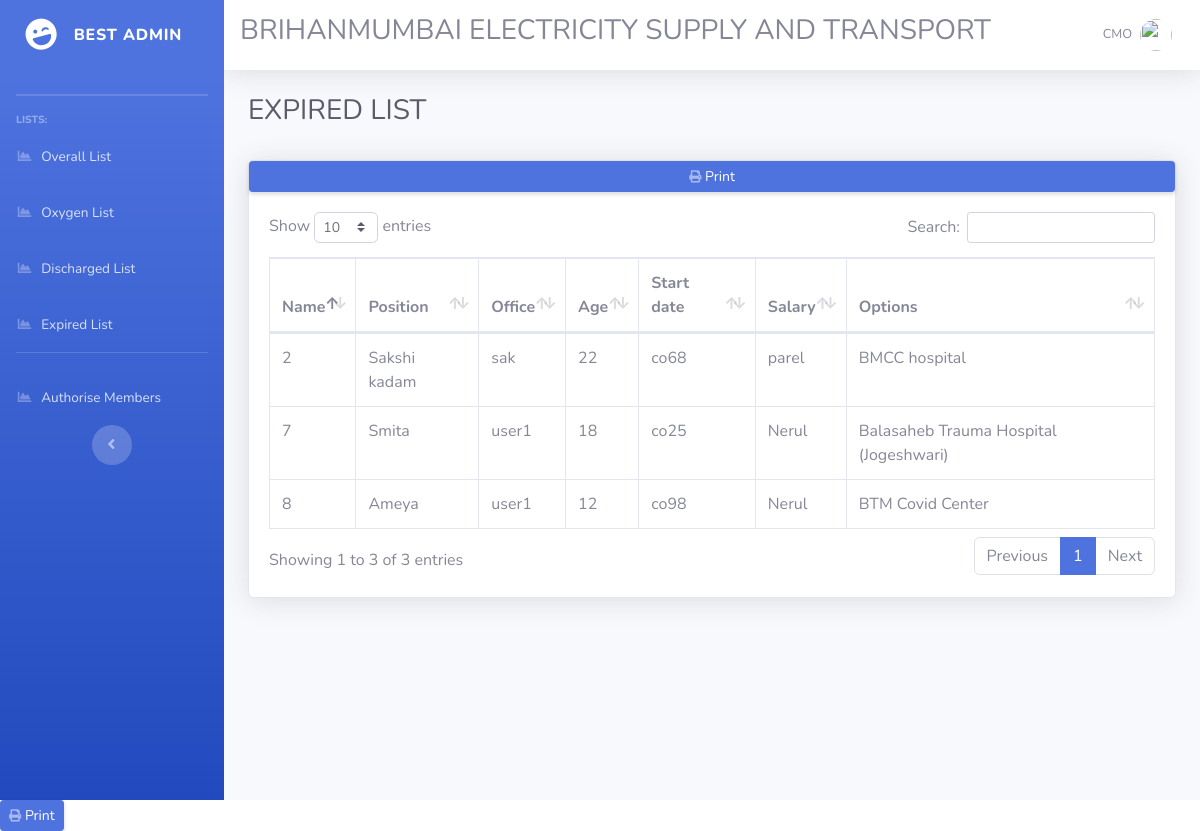
/cmo/Expired-List.php (signed in), run on the app's committed database.
### tables this page shows
CREATE TABLE `staff_details` (
  `regis_no` int(11) NOT NULL,
  `com_id` varchar(20) NOT NULL,
  `name` varchar(50) DEFAULT NULL,
  `age` int(11) DEFAULT NULL,
  `sex` varchar(10) DEFAULT NULL,
  `cheque_no` varchar(25) DEFAULT NULL,
  `mobile_no` bigint(12) DEFAULT NULL,
  `designation` varchar(30) DEFAULT NULL,
  `department` varchar(30) DEFAULT NULL,
  `depot` varchar(100) DEFAULT NULL,
  `addictions` varchar(100) DEFAULT NULL,
  `address` varchar(100) DEFAULT NULL,
  `comorbidity` varchar(100) DEFAULT NULL,
  `last_working` varchar(20) DEFAULT NULL,
  `travel_history` varchar(50) DEFAULT NULL,
  `exposure` varchar(100) DEFAULT NULL,
  `symptoms` varchar(100) DEFAULT NULL,
  `testing_date` varchar(20) DEFAULT NULL,
  `hospital` varchar(50) DEFAULT NULL,
  `admission_date` varchar(20) DEFAULT NULL,
  `oxygen` varchar(10) DEFAULT NULL,
  `discharge` varchar(10) DEFAULT NULL,
  `dis_date` varchar(10) DEFAULT NULL,
  `dis_no` varchar(20) DEFAULT NULL,
  `family` varchar(100) DEFAULT NULL,
  `followup` varchar(100) DEFAULT NULL
);

### cmo/Expired-List.php (the view, shortened to what this page needs)
<?php
include('../connect.php');
$query = "SELECT * FROM `staff_details` WHERE `discharge`='expire' ";
$result = mysqli_query($conn,$query);
?>
<!DOCTYPE html>
<html lang="en">
<head>
  <link href="../vendor/fontawesome-free/css/all.min.css" rel="stylesheet" type="text/css">
  <link href="../css/sb-admin-2.min.css" rel="stylesheet">
  <link href="../vendor/datatables/dataTables.bootstrap4.min.css" rel="stylesheet">
</head>
<body id="page-top">
  <div id="wrapper">
    <ul class="navbar-nav bg-gradient-primary sidebar sidebar-dark accordion" id="accordionSidebar">
      <a class="sidebar-brand d-flex align-items-center justify-content-center" href="cmo-db.php">
        <div class="sidebar-brand-icon rotate-n-15">
          <i class="fas fa-laugh-wink"></i>
        </div>
        <div class="sidebar-brand-text mx-3">BEST Admin </div>
      </a>
<br>
      <hr class="sidebar-divider my-0">
      <hr class="sidebar-divider">
      <div class="sidebar-heading">
        Lists:
      </div>
      <li class="nav-item">
        <a class="nav-link" href="Overall-List.php">
          <i class="fas fa-fw fa-chart-area"></i>
          <span>Overall List</span></a>
      </li>
      <li class="nav-item">
        <a class="nav-link" href="Oxygen-List.php">
          <i class="fas fa-fw fa-chart-area"></i>
          <span>Oxygen List</span></a>
      </li>
      <li class="nav-item">
        <a class="nav-link" href="Discharged-List.php">
          <i class="fas fa-fw fa-chart-area"></i>
          <span>Discharged List</span></a>
      </li>
      <li class="nav-item">
        <a class="nav-link" href="Expired-List.php">
          <i class="fas fa-fw fa-chart-area"></i>
          <span>Expired List</span></a>
      </li>
      <hr class="sidebar-divider d-none d-md-block">
      <li class="nav-item">
        <a class="nav-link" href="auth_members.php">
          <i class="fas fa-fw fa-chart-area"></i>
          <span>Authorise Members</span></a>
      </li>
      <div class="text-center d-none d-md-inline">
        <button class="rounded-circle border-0" id="sidebarToggle"></button>
      </div>
    </ul>
    <div id="content-wrapper" class="d-flex flex-column">
      <div id="content">
        <nav class="navbar navbar-expand navbar-light bg-white topbar mb-4 static-top shadow">
          <h3>BRIHANMUMBAI ELECTRICITY SUPPLY AND TRANSPORT</h3>
          <ul class="navbar-nav ml-auto">
            <li class="nav-item dropdown no-arrow">
              <a class="nav-link dropdown-toggle" href="#" id="userDropdown" role="button" data-toggle="dropdown" aria-haspopup="true" aria-expanded="false">
                <span class="mr-2 d-none d-lg-inline text-gray-600 small">CMO</span>
                <img class="img-profile rounded-circle" src="https://source.unsplash.com/QAB-WJcbgJk/60x60">
              </a>
            </li>
          </ul>
        </nav>
        <div class="container-fluid">
          <h1 class="h3 mb-2 text-gray-800">EXPIRED LIST</h1>
<br>
          <div class="card shadow mb-4">
          <a href="#" class="d-none d-sm-inline-block btn btn-sm btn-primary shadow-sm"><i class="fas fa-print fa-sm text-white-50"></i> Print</a>
            <div class="card-body">
              <div class="table-responsive">
                <table class="table table-bordered" id="dataTable" width="100%" cellspacing="0">
                  <thead>
                    <tr>
                      <th>Name</th>
                      <th>Position</th>
                      <th>Office</th>
                      <th>Age</th>
                      <th>Start date</th>
                      <th>Salary</th>
                      <th>Options</th>
                    </tr>
                  </thead>
                    <tbody>
                    <?php while($row = mysqli_fetch_array($result)){?>
                        <tr>
                        <td><?php echo $row['regis_no'];?></td>
                        <td><?php echo $row['name'];?></td>
                        <td><?php echo $row['com_id'];?></td>
                        <td><?php echo $row['age'];?></td>
                        <td><?php echo $row['cheque_no'];?></td>
                        <td><?php echo $row['depot'];?></td>
                        <td><?php echo $row['hospital'];?></td>
                    </tr>
                    <?php }?>
                  </tbody>
                </table>
              </div>
            </div>
          </div>
        </div>
      </div>
    </div>
  </div>
<a href="#" class="d-none d-sm-inline-block btn btn-sm btn-primary shadow-sm"><i class="fas fa-print fa-sm text-white-50"></i> Print</a>
</body>
</html>

### data on the page
staff_details: regis_no "2", name "Sakshi kadam", com "sak", age "22", cheque_no "co68", depot "parel", hospital "BMCC hospital"
staff_details: regis_no "7", name "Smita", com "user1", age "18", cheque_no "co25", depot "Nerul", hospital "Balasaheb Trauma Hospital (Jogeshwari)"
staff_details: regis_no "8", name "Ameya", com "user1", age "12", cheque_no "co98", depot "Nerul", hospital "BTM Covid Center"
